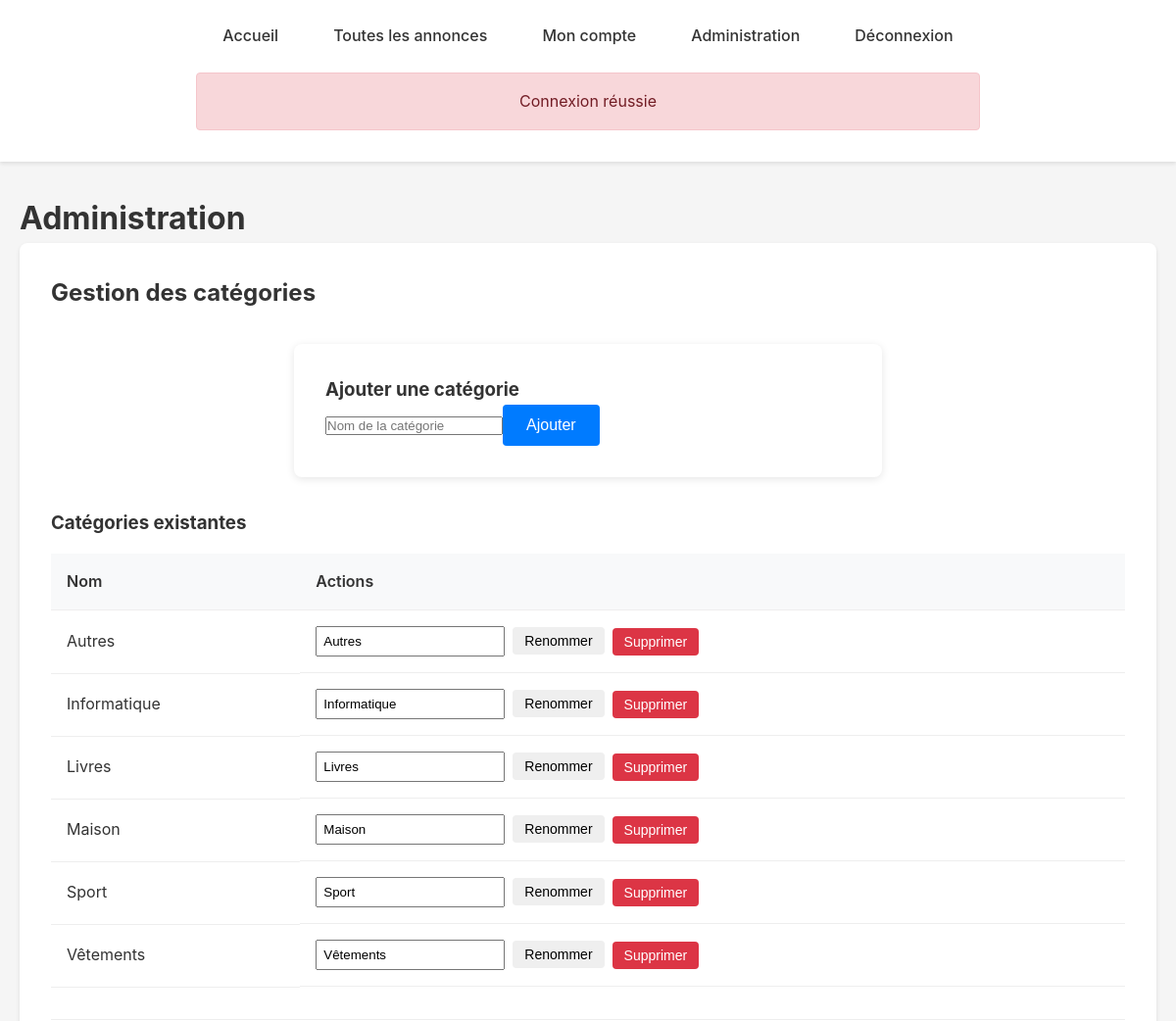
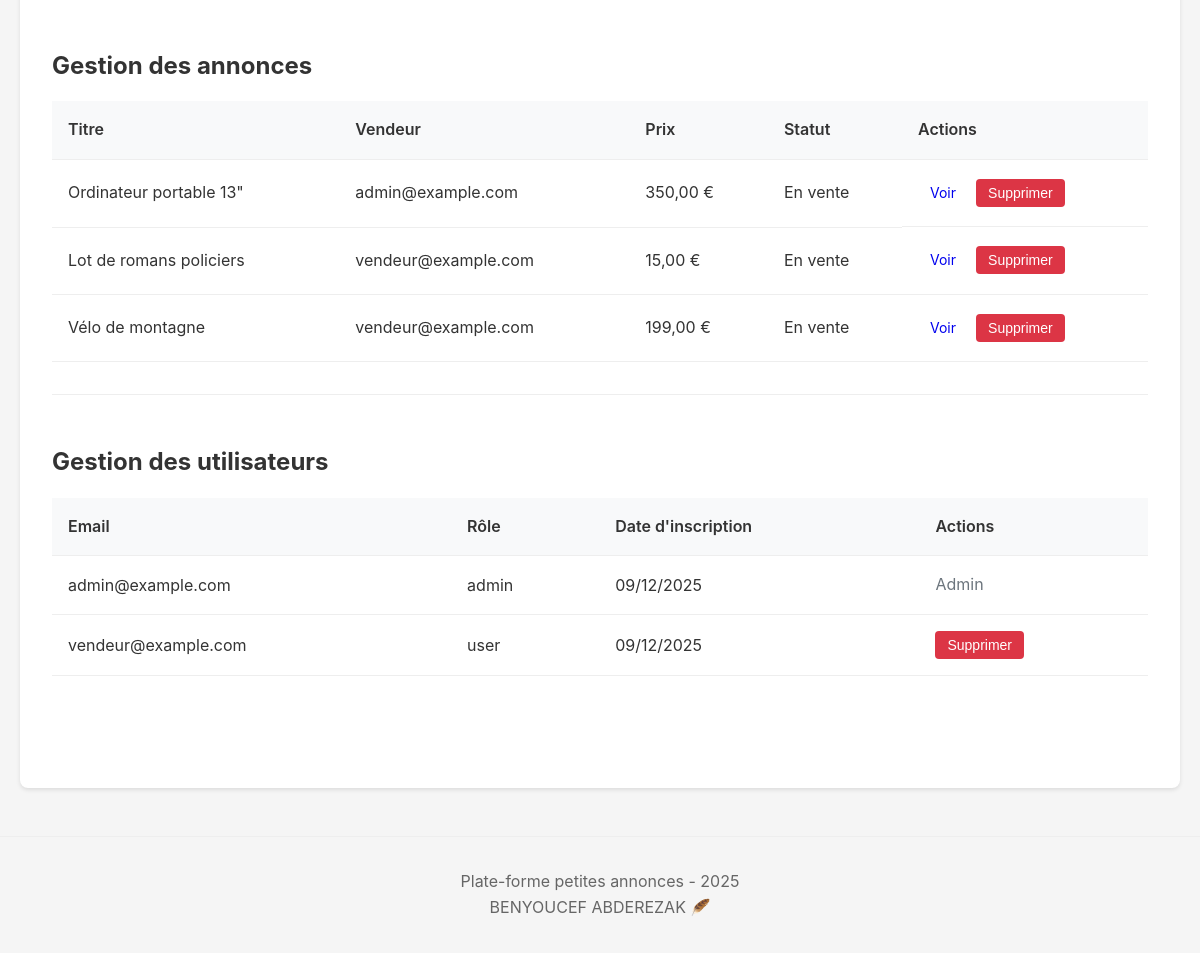
The app's page /site.php?action=admin (signed in) with its own data (2 pictures, top to bottom).
### tables this page shows
CREATE TABLE categories (
    id VARCHAR(50) PRIMARY KEY,
    name VARCHAR(100) NOT NULL
);

CREATE TABLE annonces (
    id VARCHAR(100) PRIMARY KEY,
    title VARCHAR(100) NOT NULL,
    description TEXT NOT NULL,
    price INT NOT NULL,
    category_id VARCHAR(50) NOT NULL,
    seller_email VARCHAR(255) NOT NULL,
    photos JSON,
    delivery_modes JSON NOT NULL,
    created_date TIMESTAMP DEFAULT CURRENT_TIMESTAMP,
    sold BOOLEAN DEFAULT FALSE,

    CONSTRAINT fk_annonces_category FOREIGN KEY (category_id) REFERENCES categories(id) ON DELETE CASCADE,
    CONSTRAINT fk_annonces_seller   FOREIGN KEY (seller_email)  REFERENCES users(email)    ON DELETE CASCADE
);

CREATE TABLE users (
    email VARCHAR(255) PRIMARY KEY,
    password_hash VARCHAR(255) NOT NULL,
    role ENUM('user','admin') NOT NULL DEFAULT 'user',
    registration_date TIMESTAMP DEFAULT CURRENT_TIMESTAMP
);

### src/control/AdminController.php (called while the page is built, shortened)
<?php
class AdminController extends Controller{
    public function showAdmin(){
        $annonces = $this->annonceStorage->readAll();
        $users = $this->userStorage->readAll();
        $categories = $this->categoryStorage->readAll();
        $this->view->prepareAdminPage($annonces, $users, $categories);
    }
}

### src/Router.php (called while the page is built, shortened)
<?php
require_once("control/AdminController.php");
require_once("view/View.php");
class Router{
    public function main($annonceStorage = null, $userStorage =null, $categoryStorage = null, $achatStorage = null){
        $feedback = null;
        if (isset($_SESSION['feedback'])){
            $feedback = $_SESSION['feedback'];
        }
        $view = new View($this, $feedback);
        $controller = new Controller($view, $annonceStorage, $userStorage, $categoryStorage, $achatStorage);
        $userController = new UserController($view, $annonceStorage, $userStorage, $categoryStorage, $achatStorage);
        $adminController = new AdminController($view, $annonceStorage, $userStorage, $categoryStorage, $achatStorage);
        $action = isset($_GET['action']) ? $_GET['action'] : null;
        $id = isset($_GET['id']) ? $_GET['id'] : null;
        $categoryId = isset($_GET['category']) ? $_GET['category'] : null;
        if($action === 'liste'){
            $controller->showList($categoryId);
        }elseif($action === 'nouveau'){
            $controller->createNewAnnonce();
        }elseif($action === 'sauverNouveau'){
            $controller->saveNewAnnonce($_POST, $_FILES);
        }elseif($action === 'supprimer' && $id){
            $controller->deleteAnnonce($id);
        }elseif($action === 'acheter' && $id){
            $controller->purchaseAnnonce($id, $_POST);
        }elseif($action === 'confirmer' && $id){
            $controller->confirmReception($id);
        }elseif($action === 'connexion'){
            $userController->showLogin();
        }elseif($action === 'connexionPost'){
            $userController->login($_POST);
        }elseif($action === 'inscription'){
            $userController->showRegister();
        }elseif($action === 'inscriptionPost'){
            $userController->register($_POST);
        }elseif($action === 'deconnexion'){
            $userController->logout();
        }elseif($action === 'profil'){
            $userController->showProfile();
        }elseif($action === 'admin'){
            $adminController->showAdmin();
        }elseif($action === 'supprimerUtilisateur' && isset($_GET['email'])){
            $adminController->deleteUser($_GET['email']);
        }elseif($action === 'creerCategorie'){
            $adminController->createCategory($_POST);
        }elseif($action === 'modifierCategorie' && $id){
            $adminController->updateCategory($id, $_POST);
        }elseif($action === 'supprimerCategorie' && $id){
            $adminController->deleteCategory($id);
        }elseif ($id){
            $controller->showAnnonce($id);
        }else{
            $controller->showHome();
        }
    }
    protected function scriptName(){
        return htmlspecialchars(basename($_SERVER['PHP_SELF']));
    }
    public function getAnnonceURL($id){
        return $this->scriptName() . "?id=" . urlencode($id);
    }
    public function getAnnonceDeleteURL($id){
        return $this->scriptName() . "?action=supprimer&id=" . urlencode($id);
    }
    public function getUserDeleteURL($email){
        return $this->scriptName() . "?action=supprimerUtilisateur&email=" . urlencode($email);
    }
    public function getCategoryCreateURL(){
        return $this->scriptName() . "?action=creerCategorie";
    }
    public function getCategoryUpdateURL($categoryId){
        return $this->scriptName() . "?action=modifierCategorie&id=" . urlencode($categoryId);
    }
    public function getCategoryDeleteURL($categoryId){
        return $this->scriptName() . "?action=supprimerCategorie&id=" . urlencode($categoryId);
    }
}

### site.php (called while the page is built, shortened)
<?php
require_once("Router.php");
require_once("model/AnnonceStorageSql.php");
require_once("model/UserStorageSql.php");
require_once("model/CategoryStorageSql.php");
$annonceStorage = new AnnonceStorageSql();
$userStorage = new UserStorageSql();
$categoryStorage = new CategoryStorageSql();
$achatStorage = new AchatStorageSql();
$router = new Router();
$router->main($annonceStorage, $userStorage, $categoryStorage, $achatStorage);

### src/model/Category.php (called while the page is built, shortened)
<?php
class Category{
    protected $id;
    protected $name;
    public function __construct($id, $name) {
        $this->id = $id;
        $this->name = $name;
    }
    public function getId() { return $this->id; }
    public function getName() { return $this->name; }
}

### src/model/CategoryStorageSql.php (called while the page is built, shortened)
<?php
require_once("Category.php");
require_once("config/Database.php");
class CategoryStorageSql implements CategoryStorage{
    private $pdo;
    public function __construct(){
        $this->pdo = Database::getInstance();
    }
    public function readAll(){
        $stmt = $this->pdo->query("SELECT * FROM categories ORDER BY name");
        $rows = $stmt->fetchAll(PDO::FETCH_ASSOC);
        $categories = [];
        foreach ($rows as $row) {
            $categories[$row['id']] = $this->rowToCategory($row);
        }
        return $categories;
    }
    private function rowToCategory($row){
        return new Category($row['id'], $row['name']);
    }
}

### src/config/Database.php (called while the page is built, shortened)
<?php
class Database{
    private static $instance = null;
    private function __construct(){
        try{
            $this->pdo = new PDO(
                "mysql:host=" . DB_HOST . ";dbname=" . DB_NAME . ";charset=utf8",
                DB_USER,
                DB_PASS,
                [PDO::ATTR_ERRMODE => PDO::ERRMODE_EXCEPTION]
            );
        } catch (PDOException $e){
            echo "Connexion à MySQL impossible : ", $e->getMessage();
        }
    }
    public static function getInstance(){
        if(self::$instance === null){
            self::$instance = new Database();
        }
        return self::$instance->pdo;
    }
}

### src/model/Annonce.php (called while the page is built, shortened)
<?php
class Annonce{
    protected $title;
    protected $price;
    protected $sellerEmail;
    protected $sold = false;
    public function __construct($title, $description, $priceCentimes, $categoryId, $sellerEmail, $deliveryModes = array(), $photos = array()) {
        $this->title = $title;
        $this->price = (int)$priceCentimes;
        $this->sellerEmail = $sellerEmail;
    }
    public function getTitle(){
        return $this->title;
    }
    public function getPriceFormatted(){
        return number_format($this->price / 100, 2, ',', ' ') . " €";
    }
    public function getSellerEmail(){
        return $this->sellerEmail;
    }
    public function setSold($sold){
        $this->sold = $sold;
    }
    public function isSold(){
        return $this->sold;
    }
}

### src/model/AnnonceStorageSql.php (called while the page is built, shortened)
<?php
require_once("Annonce.php");
require_once("config/Database.php");
class AnnonceStorageSql implements AnnonceStorage{
    private $pdo;
    public function __construct(){
        $this->pdo = Database::getInstance();
    }
    public function readAll(){
        $stmt = $this->pdo->query("SELECT * FROM annonces ORDER BY created_date DESC");
        $rows = $stmt->fetchAll(PDO::FETCH_ASSOC);
        $annonces = [];
        foreach ($rows as $row) {
            $annonces[$row['id']] = $this->rowToAnnonce($row);
        }
        return $annonces;
    }
    private function rowToAnnonce($row){
        $photos = json_decode($row['photos'], true) ?: [];
        $delivery_modes = json_decode($row['delivery_modes'], true) ?: [];
        $annonce = new Annonce(
            $row['title'],
            $row['description'],
            $row['price'],
            $row['category_id'],
            $row['seller_email'],
            $delivery_modes,
            $photos
        );
        $annonce->setCreatedDate(new DateTime($row['created_date']));
        $annonce->setSold($row['sold']);
        return $annonce;
    }
}

### src/model/UserStorageSql.php (called while the page is built, shortened)
<?php
require_once("User.php");
require_once("config/Database.php");
class UserStorageSql implements UserStorage{
    private $pdo;
    public function __construct() {
        $this->pdo = Database::getInstance();
    }
    public function readAll() {
        $stmt = $this->pdo->query("SELECT * FROM users");
        $rows = $stmt->fetchAll(PDO::FETCH_ASSOC);
        $users = [];
        foreach ($rows as $row) {
            $users[$row['email']] = $this->rowToUser($row);
        }
        return $users;
    }
    private function rowToUser($row){
        $user = new User($row['email'], $row['password_hash'], $row['role']);
        $user->setRegistrationDate(new DateTime($row['registration_date']));
        return $user;
    }
}

### src/model/User.php (called while the page is built, shortened)
<?php
class User{
    protected $role;
    protected $registrationDate;
    public function __construct($email, $passwordHash, $role = 'user'){
        $this->role = $role;
        $this->registrationDate = new DateTime();
    }
    public function getRole(){ return $this->role; }
    public function getRegistrationDate(){ return $this->registrationDate; }
    public function setRegistrationDate($date){
        $this->registrationDate = $date;
    }
}

### src/view/AdminView.php (the view, shortened to what this page needs)
<?php
class AdminView{
    protected $router;
    public function __construct($router){
        $this->router = $router;
    }
    public function renderAdminPage($annonces, $users, $categories, $error = null){
        $html = "<div class='admin-page'>";
        $html .= "<section class='admin-section'>";
        $html .= "<h2>Gestion des catégories</h2>";
        $html .= "<div class='admin-form'>";
        $html .= "<h3>Ajouter une catégorie</h3>";
        $html .= "<form action='" . $this->router->getCategoryCreateURL() . "' method='POST'>";
        $html .= TokenCSRF::field();
        $html .= "<input type='text' name='name' placeholder='Nom de la catégorie' required minlength='2' maxlength='50'>";
        $html .= "<button type='submit' class='btn btn-primary'>Ajouter</button>";
        $html .= "</form>";
        $html .= "</div>";
        $html .= "<div class='categories-list'>";
        $html .= "<h3>Catégories existantes</h3>";
        if (empty($categories)) {
            $html .= "<p>Aucune catégorie.</p>";
        } else {
            $html .= "<table class='admin-table'>";
            $html .= "<thead><tr><th>Nom</th><th>Actions</th></tr></thead>";
            $html .= "<tbody>";
            foreach ($categories as $category) {
                $html .= "<tr>";
                $html .= "<td>" . htmlspecialchars($category->getName()) . "</td>";
                $html .= "<td class='actions'>";
                $html .= "<form action='" . $this->router->getCategoryUpdateURL($category->getId()) . "' method='POST' class='inline-form'>";
                $html .= TokenCSRF::field();
                $html .= "<input type='text' name='name' value='" . htmlspecialchars($category->getName()) . "' required>";
                $html .= "<button type='submit' class='btn btn-small'>Renommer</button>";
                $html .= "</form>";
                $html .= "<form action='" . $this->router->getCategoryDeleteURL($category->getId()) . "' method='POST' class='inline-form'>";
                $html .= "<button type='submit' class='btn btn-danger btn-small' onclick=\"return confirm('Êtes-vous sûr de vouloir supprimer cette catégorie ?')\">Supprimer</button>";
                $html .= "</form>";
                $html .= "</td>";
                $html .= "</tr>";
            }
            $html .= "</tbody>";
            $html .= "</table>";
        }
        $html .= "</div>";
        $html .= "</section>";
        $html .= "<section class='admin-section'>";
        $html .= "<h2>Gestion des annonces</h2>";
        if(empty($annonces)){
            $html .= "<p>Aucune annonce.</p>";
        } else {
            $html .= "<table class='admin-table'>";
            $html .= "<thead><tr><th>Titre</th><th>Vendeur</th><th>Prix</th><th>Statut</th><th>Actions</th></tr></thead>";
            $html .= "<tbody>";
            foreach ($annonces as $id => $annonce) {
                $html .= "<tr>";
                $html .= "<td>" . htmlspecialchars($annonce->getTitle()) . "</td>";
                $html .= "<td>" . htmlspecialchars($annonce->getSellerEmail()) . "</td>";
                $html .= "<td>" . htmlspecialchars($annonce->getPriceFormatted()) . "</td>";
                $html .= "<td>" . ($annonce->isSold() ? 'Vendu' : 'En vente') . "</td>";
                $html .= "<td class='actions'>";
                $html .= "<a href='" . $this->router->getAnnonceURL($id) . "' class='btn btn-small'>Voir</a>";
                $html .= "<form action='" . $this->router->getAnnonceDeleteURL($id) . "' method='POST' class='inline-form'>";
                $html .= "<button type='submit' class='btn btn-danger btn-small' onclick=\"return confirm('Êtes-vous sûr de vouloir supprimer cette annonce ?')\">Supprimer</button>";
                $html .= "</form>";
                $html .= "</td>";
                $html .= "</tr>";
            }
            $html .= "</tbody>";
            $html .= "</table>";
        }
        $html .= "</section>";
        $html .= "<section class='admin-section'>";
        $html .= "<h2>Gestion des utilisateurs</h2>";
        if(empty($users)){
            $html .= "<p>Aucun utilisateur.</p>";
        }else{
            $html .= "<table class='admin-table'>";
            $html .= "<thead><tr><th>Email</th><th>Rôle</th><th>Date d'inscription</th><th>Actions</th></tr></thead>";
            $html .= "<tbody>";
            foreach ($users as $email => $user) {
                $html .= "<tr>";
                $html .= "<td>" . htmlspecialchars($email) . "</td>";
                $html .= "<td>" . htmlspecialchars($user->getRole()) . "</td>";
                $html .= "<td>" . $user->getRegistrationDate()->format('d/m/Y') . "</td>";
                $html .= "<td class='actions'>";
                if ($user->getRole() !== 'admin') {
                    $html .= "<form action='" . $this->router->getUserDeleteURL($email) . "' method='POST' class='inline-form'>";
                    $html .= "<button type='submit' class='btn btn-danger btn-small' onclick=\"return confirm('Êtes-vous sûr de vouloir supprimer cet utilisateur et toutes ses annonces ?')\">Supprimer</button>";
                    $html .= "</form>";
                } else {
                    $html .= "<span class='text-muted'>Admin</span>";
                }
                $html .= "</td>";
                $html .= "</tr>";
            }
            $html .= "</tbody>";
            $html .= "</table>";
        }
        $html .= "</section>";
        $html .= "</div>";
        return $html;
    }
}

### records on screen
categories: name "Autres"
categories: name "Informatique"
categories: name "Livres"
categories: name "Maison"
categories: name "Sport"
categories: name "Vêtements"
annonces: title "Ordinateur portable 13\"", seller_email "admin@example.com", price "350,00 €", sold "En vente"
annonces: title "Lot de romans policiers", seller_email "vendeur@example.com", price "15,00 €", sold "En vente"
annonces: title "Vélo de montagne", seller_email "vendeur@example.com", price "199,00 €", sold "En vente"
users: email "admin@example.com", role "admin", format "09/12/2025", shows "Admin"
users: email "vendeur@example.com", role "user", format "09/12/2025", shows "Supprimer"

### other values on screen
$item['text'] "Accueil"
$item['text'] "Toutes les annonces"
$item['text'] "Mon compte"
$item['text'] "Administration"
$item['text'] "Déconnexion"
$this->feedback "Connexion réussie"
$this->title "Administration"
